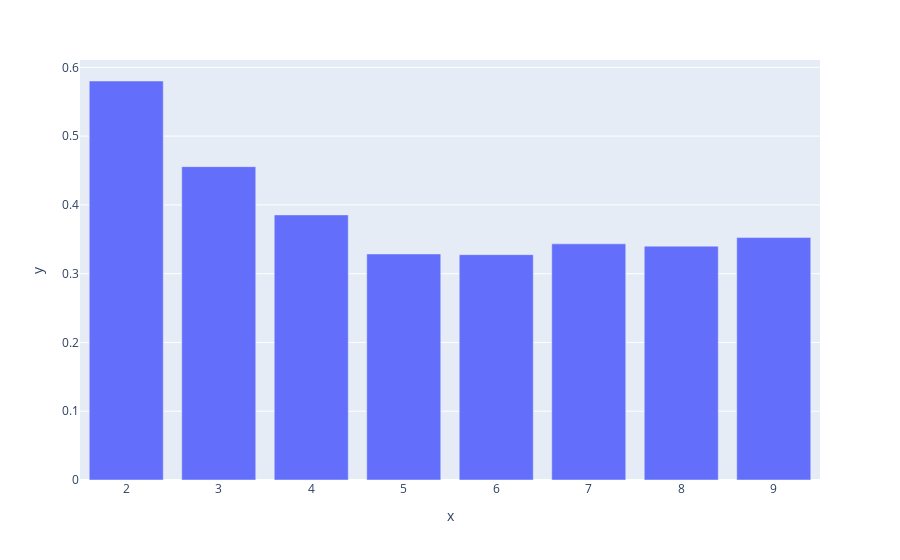

Here is the notebook cell this chart was saved with:
### Code cell
px.bar(x=range(2,10), y=silhouette_scores)

### Figure 1 — Plotly figure (JSON) as saved in the notebook; plotly's stock layout.template omitted (floating-point values rounded to 4 significant figures)
{"data": [{"alignmentgroup": "True", "hovertemplate": "x=%{x}<br>y=%{y}<extra></extra>", "legendgroup": "", "marker": {"color": "#636efa", "pattern": {"shape": ""}}, "name": "", "offsetgroup": "", "orientation": "v", "showlegend": false, "textposition": "auto", "type": "bar", "x": [2, 3, 4, 5, 6, 7, 8, 9], "xaxis": "x", "y": [0.5802, 0.4557, 0.3855, 0.3287, 0.3277, 0.3434, 0.3401, 0.3525], "yaxis": "y"}], "layout": {"barmode": "relative", "legend": {"tracegroupgap": 0}, "margin": {"t": 60}, "xaxis": {"anchor": "y", "domain": [0, 1], "title": {"text": "x"}}, "yaxis": {"anchor": "x", "domain": [0, 1], "title": {"text": "y"}}}}
